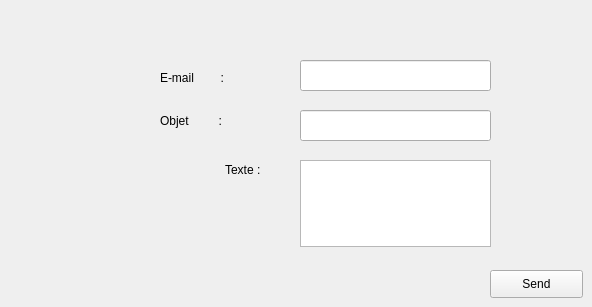
      <widget class="QWidget" name="tab_13">
       <attribute name="title">
        <string>Mailing</string>
       </attribute>
       <widget class="QPushButton" name="send_mail">
        <property name="geometry">
         <rect>
          <x>490</x>
          <y>270</y>
          <width>93</width>
          <height>28</height>
         </rect>
        </property>
        <property name="text">
         <string>Send</string>
        </property>
       </widget>
       <widget class="QLineEdit" name="rcpt">
        <property name="geometry">
         <rect>
          <x>300</x>
          <y>60</y>
          <width>191</width>
          <height>31</height>
         </rect>
        </property>
       </widget>
       <widget class="QLineEdit" name="subject">
        <property name="geometry">
         <rect>
          <x>300</x>
          <y>110</y>
          <width>191</width>
          <height>31</height>
         </rect>
        </property>
       </widget>
       <widget class="QTextEdit" name="msg">
        <property name="geometry">
         <rect>
          <x>300</x>
          <y>160</y>
          <width>191</width>
          <height>87</height>
         </rect>
        </property>
       </widget>
       <widget class="QLabel" name="Email">
        <property name="geometry">
         <rect>
          <x>160</x>
          <y>70</y>
          <width>81</width>
          <height>16</height>
         </rect>
        </property>
        <property name="text">
         <string>E-mail        :</string>
        </property>
       </widget>
       <widget class="QLabel" name="objet">
        <property name="geometry">
         <rect>
          <x>160</x>
          <y>110</y>
          <width>81</width>
          <height>21</height>
         </rect>
        </property>
        <property name="text">
         <string>Objet         :</string>
        </property>
       </widget>
       <widget class="QLabel" name="Texte_Email">
        <property name="geometry">
         <rect>
          <x>225</x>
          <y>160</y>
          <width>61</width>
          <height>20</height>
         </rect>
        </property>
        <property name="text">
         <string>Texte :</string>
        </property>
       </widget>
      </widget>
